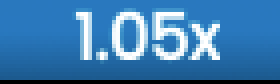
#> input picture img_dst/coleta_20221224_00_05/crash_save_2022_12_24_00_42_58.png, 70 x 21 px, found by its file name (shown 4 times larger); its folder holds only this picture in this run
$ python commons.py
#> lines starting #> are read from the running program, lines starting #| are printed output that depends on the picture
from datetime import datetime
from pathlib import Path

import imutils
from PIL import Image
import numpy as np
import pytesseract
import cv2
from project_globals import WindowsConfigs
from interfaces import InterfaceFridayDataManager
import os


class FridayDataGenerator:
    def __init__(self, data_manager: InterfaceFridayDataManager):
        if isinstance(data_manager, InterfaceFridayDataManager):
            self.data_mananger = data_manager
        self.utils = FridayUtils()
        self.workfolder = WindowsConfigs.ROOT_DIR / 'img_dst'
        self.collected_data = []
        self.files_indexed = []
        self._workfolder = WindowsConfigs.ROOT_DIR / 'img_dst'
        self.df = None
        self.__sequence = 0

    def reset_sequence(self):
        self.__sequence = 0
        return self.__sequence

    def count_sequence(self):
        self.__sequence += 1
        return self.__sequence

    # [8 lines left out: function set_subdir_as_workdir, not called in this run]

    def get_fileindex_on_folder(self, sub_dir=None, flag=False):
        """
        Monta o indice de arquivos a serem passados no ocr
        :param sub_dir:
        :param flag:
        :return:
        """
        self._workfolder = self._workfolder / sub_dir if sub_dir else self._workfolder
        file_list = os.listdir(self._workfolder)
        for i in file_list:
            context = self._workfolder / i
            if context.is_file():
                self.files_indexed.append(context)
            else:
                temp = self._workfolder
                self.get_fileindex_on_folder(sub_dir=i)
                self._workfolder = temp

    def collect_data_from_indexed_files(self, verbose=False):
        """
        Pega a lista de arquivos indexados e rea;
        :param verbose:
        :return:
        """
        pytesseract.pytesseract.tesseract_cmd = WindowsConfigs.ROOT_TESSERACT / 'tesseract.exe'
        for i in self.files_indexed:
            data_dict = self.utils.get_data_from_image_name(i.name)
            ocr_text = self.utils.get_string_from_image(str(i))
            crash = data_dict['type'] == 'crash'
            ocr_clean_text = self.utils.text_cleaner(ocr_text, crash=crash)
            crash_val = self.utils.transform_collected_text(ocr_clean_text)
            ocr_text = ocr_text.strip().replace('\n', '').replace('"', '').replace("'", '')
            data_dict['text'] = ocr_text
            data_dict['crash_value'] = crash_val
            sequence = self.count_sequence()
            if crash_val < 0:
                sequence = self.reset_sequence()
                print(f'Valor lido:>|{ocr_text}|<')
                print('Dados:')
                for k, v in data_dict.items():
                    print(k, v, sep=': ')
                print('txt: ', ocr_clean_text, 'crsh: ', crash_val)
                print('--')
            data_dict['sequence'] = sequence
            self.collected_data.append(data_dict)

    # [9 lines left out: function save_collected_data, not called in this run]


class FridayUtils:
    """
    Complemento da Friday
    """

    def __init__(self):
        self.ocr_worker = Path(os.path.abspath(os.curdir)) / 'ocr_tmp'
        self.ocr_worker.mkdir(exist_ok=True)

    # [46 lines left out: functions text_cleaner, transform_collected_text, not called in this run]

    def get_data_from_image_name(self, filename: str) -> dict:
        """
        Retira os dados do nome do arquivo. Seguindo o padrão que utilizamos
        :param filename:
        :return:
        """
        splited = self.__check_dots(filename)
        extension = splited[1]
        splited = self.__check_underlines(splited[0])
        return {
            'filename': filename,
            'type': splited[0],
            'extension': extension,
            'year': splited[2],
            'month': splited[3],
            'day': splited[4],
            'hour': splited[5],
            'minutes': splited[6],
            'seconds': splited[7],
            'text': None,
            'crash_value': None
        }

    @staticmethod
    def __check_dots(splited):
        """
        [SOLID] Faz a separação da extensão e do nome do arquivo
        :param splited:
        :return:
        """
        splited = splited.split('.')
        if len(splited) != 2:
            raise ValueError('O nome do arquivo não tem o formato aceito.')
        return splited

    @staticmethod
    def __check_underlines(splited):
        """
        [SOLID] Faz a separação dos nomes do arquivo, seguindo o modelo tipo_save_ano_mes_dia_h_min_seg
        :param splited:
        :return:
        """
        splited = splited.split('_')
        if len(splited) != 8:
            raise ValueError('O tem mais valores que o permitido.')
        return splited

    def get_string_from_image(self, img_path: str, flag=False) -> str:
        """
        Usando o tesseract para ler as imagens e coletar os crashses.
        Le o arquivo e apaga
        :param img_path:
        :return:
        """
#> called with flag = False
        img_filename = Path(img_path).name
        img_filename = img_filename.replace('.', '_')
        # Read image with opencv
        img = cv2.imread(img_path)
#> img is the input picture: shape (21, 70, 3); mean B, G, R 177.5, 124.6, 62.2
        # Convert to gray
        time_prefix = datetime.now().strftime('%Y%m%d_%H%M%S')
        thres_file = str(self.ocr_worker / f"{img_filename}_ocr@{time_prefix}__gry_thres.png")
        img = cv2.cvtColor(img, cv2.COLOR_BGR2GRAY)
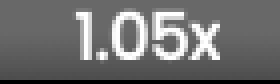
#> img: shape (21, 70) (shown 4 times larger); min 0, max 255, mean 111.9
        if flag:
            thres_file = str(self.ocr_worker / f"{img_filename}_ocr@{time_prefix}__bw_thres.png")
            (thresh, img) = cv2.threshold(img, 172, 255, cv2.THRESH_BINARY)
        img = imutils.resize(img, width=280)
#> img: shape (84, 280)
        # Apply dilation and erosion to remove some noise
        kernel = np.ones((1, 1), np.uint8)
        img = cv2.dilate(img, kernel, iterations=1)
        img = cv2.erode(img, kernel, iterations=1)
        # Write the image after apply opencv to do some ...
        cv2.imwrite(thres_file, img)
        # Recognize text with tesseract for python
#> (the run stopped early here; a loop or call above may not have finished)
